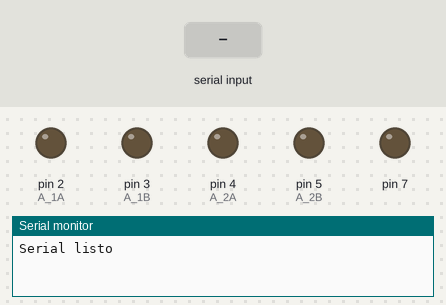
The sketch below on a simulated Arduino Uno, built with avr-gcc and run on an emulated ATmega328P. Shown: output pins drawn as LEDs (lit = HIGH), the last lines printed to the serial monitor. Inputs (shaded band) come from the test bench.

Above: at 1.2 s.
1.3 s: "a" received over the second serial link
At 1.45 s:
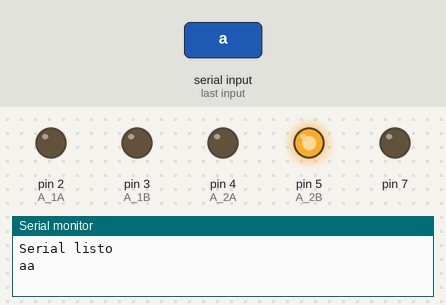
3.1 s: "w" received over the second serial link
At 3.6 s:
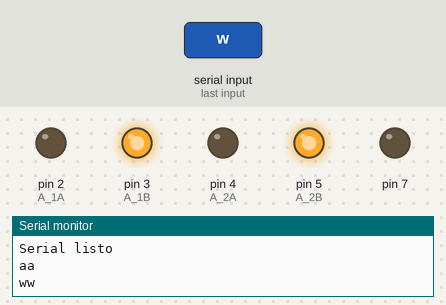
4.6 s: "d" received over the second serial link
At 4.75 s:
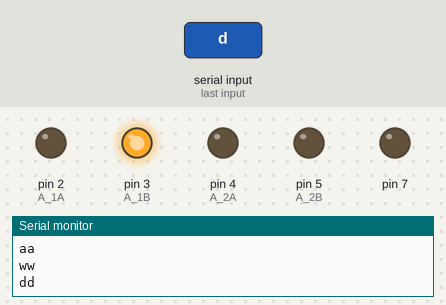
6.4 s: "s" received over the second serial link
At 7.3 s:
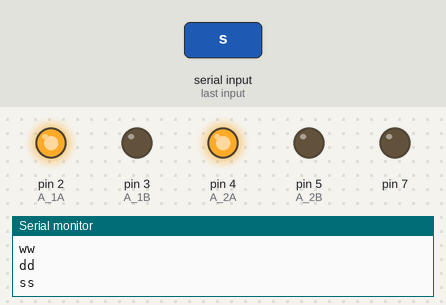
Timing chart, 0 to 8.9 s (numbered marks = the images above; inputs shaded):
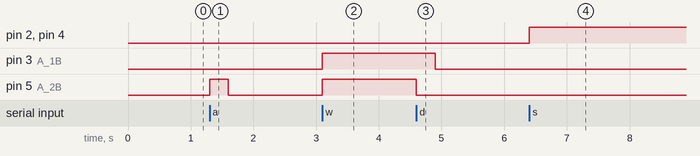

Measured:
- after the input at 1.3 s, pin 5 (A_2B): LOW → HIGH at once, → LOW 0.30 s later
- after the input at 3.1 s, pin 3 (A_1B), pin 5 (A_2B): LOW → HIGH at once
- after the input at 4.6 s, pin 3 (A_1B): HIGH → LOW after 0.30 s; pin 5 (A_2B): HIGH → LOW at once
- after the input at 6.4 s, pin 2 (A_1A), pin 4 (A_2A): LOW → HIGH at once

The sketch:

bluetooth_carro.ino
```cpp
#include <SoftwareSerial.h>
#include <Ultrasonic.h>

const int rxpin = 13;
const int txpin = 12;

const int A_1A = 2;
const int A_1B = 3;
const int A_2A = 4;
const int A_2B = 5;


SoftwareSerial bluetooth(rxpin, txpin);

Ultrasonic ultrasonic(7,8);

//Variable de distancia
long distancia;

void setup()
{
  Serial.begin(9600);
  bluetooth.begin(9600);
  Serial.println("Serial listo");
  bluetooth.println("Bluetooth listo");

  pinMode(A_1A, OUTPUT);
  pinMode(A_1B, OUTPUT);
  pinMode(A_2A, OUTPUT);
  pinMode(A_2B, OUTPUT);

  digitalWrite(A_1A, 0);
  digitalWrite(A_1B, 0);
  digitalWrite(A_2A, 0);
  digitalWrite(A_2B, 0);
}

void loop()
{
  if (bluetooth.available()){
     char c = (char)bluetooth.read();
    Serial.write(c);
    Serial.println(c);

  switch (c){
      case 'a': //izquierda
      digitalWrite(A_1A, 0);
      digitalWrite(A_1B, 0);
      digitalWrite(A_2A, 0);
      digitalWrite(A_2B, 255);
      delay(300);
      digitalWrite(A_1A, 0);
      digitalWrite(A_1B, 0);
      digitalWrite(A_2A, 0);
      digitalWrite(A_2B, 0);
      break;
     case 'w': //adelante
      digitalWrite(A_1A, 0);
      digitalWrite(A_1B, 255);
      digitalWrite(A_2A, 0);
      digitalWrite(A_2B, 255);
      break;
     case 'd': //derecha
      digitalWrite(A_1A, 0);
      digitalWrite(A_1B, 255);
      digitalWrite(A_2A, 0);
      digitalWrite(A_2B, 0);
      delay(300);
      digitalWrite(A_1A, 0);
      digitalWrite(A_1B, 0);
      digitalWrite(A_2A, 0);
      digitalWrite(A_2B, 0);
      break;
     case 's': //abajo
      digitalWrite(A_1A, 255);
      digitalWrite(A_1B, 0);
      digitalWrite(A_2A, 255);
      digitalWrite(A_2B, 0);
      break;
     case 'o': //parar
      digitalWrite(A_1A, 0);
      digitalWrite(A_1B, 0);
      digitalWrite(A_2A, 0);
      digitalWrite(A_2B, 0);
      break;
    }
  }
}
```
